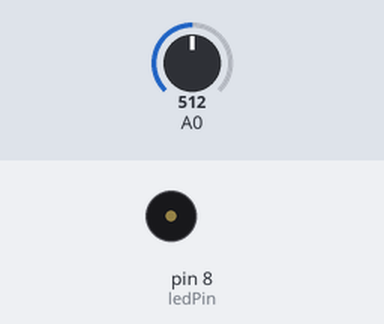
Bench run of a sketch on a simulated Arduino Uno, built with avr-gcc and run on an emulated ATmega328P. Shown: buzzer (waves = sounding). Inputs (shaded band) come from the test bench; at power-on: A0 = 512.

Above: at 0.1 s.
At 5.1 s:
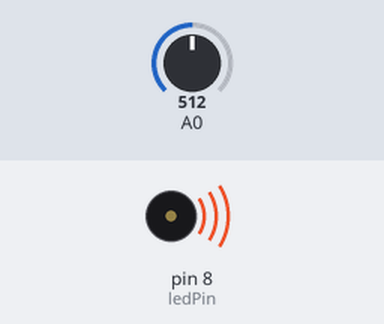
Timing chart, 0 to 6.6 s (numbered marks = the images above):
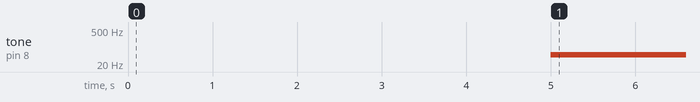

Measured:
- by itself, tone on pin 8 (ledPin): silent → 49 Hz at 5.0 s

The sketch:

LightTheremin.ino
```cpp
//sensor value holds the value of the photocell
int sensorValue;
int sensorHigh = 0;
int sensorLow = 1023;

// LEDPin
const int ledPin = 8;

void setup() {
  pinMode(ledPin, OUTPUT);
  digitalWrite(ledPin, HIGH);

  while (millis() < 5000) {
    sensorValue = analogRead(A0);
    if(sensorValue > sensorHigh){
      sensorHigh = sensorValue;
    }
    if (sensorValue < sensorLow){
      sensorLow = sensorValue;
    }
  }
  digitalWrite(ledPin, LOW);
}

void loop() {
  //read the input from A0 and store it in a variable
  sensorValue = analogRead(A0);

  // map the sensor values to a wide range of pitches
  int pitch = map(sensorValue, sensorLow, sensorHigh, 50, 4000);

  // play the tone for 20 ms on pin 8
  tone(8, pitch, 20);

  // wait for a moment
  delay(10);

}
```
